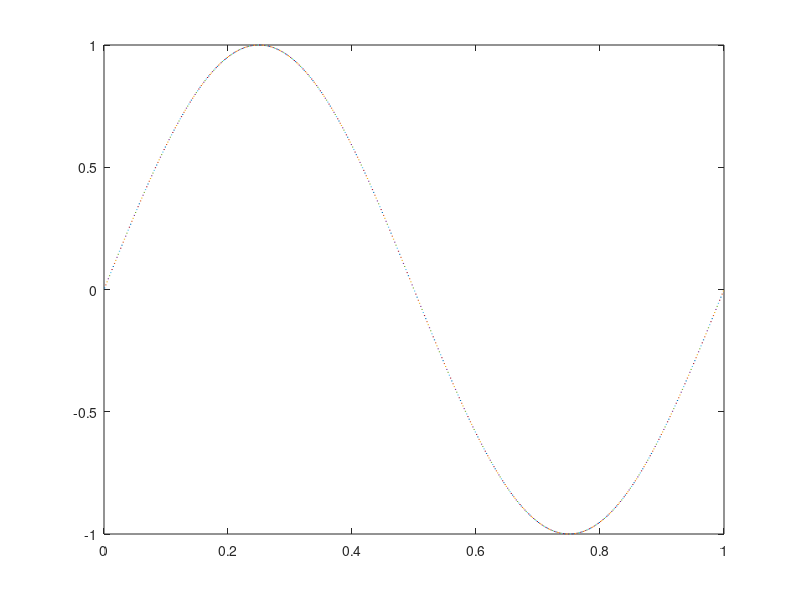

Source code (MATLAB): (Note: this script raises an error after producing the figure.)
% FINITE VOLUME - BURGER's EQUATION
% CENTRAL FLUX 
clc
clear
close all

%%

N = 500;
x = linspace(0,1,N+1);
dx = x(2:end) - x(1:end-1);
u_int = -1/(2*pi) * cos(2*pi*x);
u0 = (u_int(2:end)-u_int(1:end-1))./dx;
figure(1);
plot([x(1:end-1); x(2:end)], [u0; u0]);
u = u0;

dt = 0.01;
T = 1;
t_end = 0;

uplot = NaN(N,T/dt);
uplot(:,1) = u';
j = 2;
% fluxes = {'Constant', 'Upwind', 'Lax-Wendroff', 'Fromm'};
% [ind, ~] = listdlg('ListString', fluxes, 'SelectionMode', 'single', 'PromptString', 'Select the Flux Reconstruction Scheme');

for t = dt : dt : T
    % du/dt = f(t,u)
    [~,u] = ode45(@ddtFiniteVolume, [0, dt], u);
    u = u(end,:);
    uplot(:,j) = u;
    plot([x(1:end-1); x(2:end)], [u;u], 'k');
    ylim([-1.5, 1.5]);
    xlabel('x'); ylabel('u(x,t)'); 
    t_end = t_end + dt;
    title(['Burgers equation at t = ', num2str(t_end)]);
    drawnow;
    j = j + 1;    
end

figure(2)
xplot = dx(1)/2:dx(1):1-dx(1)/2;
tplot = 0:dt:T;
surf(tplot,xplot,uplot,'EdgeColor','none')
xlabel('t'); ylabel('x', 'Rotation', 0); title('u(x,t)'); colorbar;
view(2)

function [dudt] = ddtFiniteVolume(~, u)
    N = length(u);
    x = linspace(0,1,N+1);
    dx = x(2:end) - x(1:end-1);
    f = u.^2/2;
    % Gudunov Flux Reconstruction
    ul_gt_ur = u(1:end-1) - u(2:end) > 0;
    fL = f(1:end-1);
    fR = f(2:end);
    f_int = max(fL,fR).* ul_gt_ur + min(fL,fR) .* (~ul_gt_ur);        
    f_int = [0; f_int; 0];
    dudt = (f_int(1:end-1)-f_int(2:end))./dx';
end